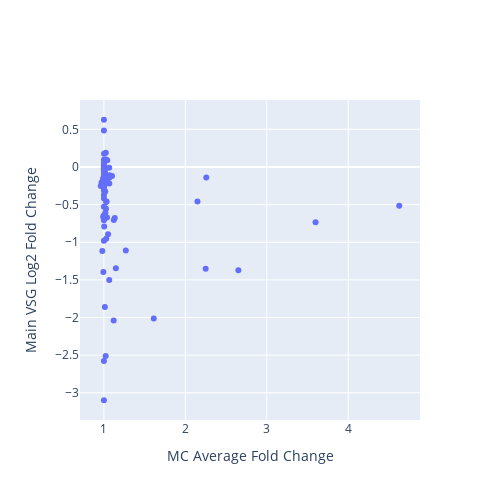

Write notebook code for a chart like this one.
### Code cell
from plotly.subplots import make_subplots
import plotly.graph_objects as go
import plotly.io as pio

fig = make_subplots(
    rows=1,
    cols=1,
    #subplot_titles=["MC vs Main VSG"],
)

scatter = go.Scatter(
    x=merge['MC'],
    y=merge['main_vsg'],
    mode='markers',
    text=list(merge.index.values),
    hoverinfo='text',
    name='scatter',
    showlegend=False,
    # hovertemplate='%{text}'
)
fig.add_trace(scatter, row=1, col=1)

fig.update_layout(
    width=500,
    height=500,
    showlegend=False,
    hovermode='closest',
    xaxis_title="MC Average Fold Change",
    yaxis_title="Main VSG Log2 Fold Change",
)

# Save as an exportable HTML file
pio.write_html(
    fig,
    file="vsgs_web_server/scatter_plots/MC_vs_main_vsg.html",   # change path/name if you like
    include_plotlyjs="cdn",
    full_html=True,
    auto_open=False,
)
fig

### Figure 1 — Plotly figure (JSON) as saved in the notebook; plotly's stock layout.template omitted (floating-point values rounded to 4 significant figures)
{"data": [{"hoverinfo": "text", "mode": "markers", "name": "scatter", "showlegend": false, "text": ["BDF2_1_KO48", "BDF3_1_KO24", "BET151_1_Drug12h", "BET151_1_Drug24h", "BET151_1_Drug3h", "BET151_1_Drug48h", "BET151_1_Drug6h", "BET151_1_Drug72h", "CAF1b_1_RNAi24", "CFB2_1_RNAi9", "DFO_1_DFO", "DFO_1_DFOFe", "DFO_1_Fe", "DRBD18_1_RNAi12", "H1_1_RNAi96", "H3H4_1_KOH3", "H3H4_1_KOH3J", "H3H4_1_KOH4", "H3H4_1_KOH4J", "H3H4_1_KOJ2", "H3H4_2_KO48", "H3H4_3_KO48", "H3_1_KOH3", "H3_1_KOH3J", "H3_1_KOJ", "IPMK_1_RNAi36", "IPMK_2_RNAi36", "MCMBP_1_KO24", "MCMBP_1_KO48", "PIP5Pase_1_KO", "PIP5Pase_2_D360A_N362A", "PNUTS_1_RNAi48", "RBP10_1_RNAi24", "RBP10_2_RNAi24", "RBP10_3_RNAi24", "RBP33_1_RNAi48", "RBP42_1_KO24", "RBP42_1_KO48", "RBP42_1_KO72", "RNaseH1_1_KO", "RNaseH2A_1_RNAi24", "RNaseH2A_2_RNAi36", "SET27_1_KO", "SET27_1_sKO", "SNF2PH_1_RNAi48", "TFR_1_RNAi24", "TbATR_1_RNAi24", "TbATR_2_RNAi36", "TbESB1_1_RNAi24", "TbESB1_2_KO48", "TbESB1_3_OE24", "TbHAT_1_RNAi48HAT1", "TbHAT_1_RNAi48HAT2", "TbPP1one_1_RNAi24", "TbPP1seven_1_RNAi24", "TbRAP1_1_2SD", "TbRAP1_1_5A", "TbRAP1_1_KO", "TbRAP1_2_dMyb", "TbSAP_1_RNAi72", "VEX1_1_Oe72", "VEX1_2_RNAi72", "VEX1_4_RNAi24", "VEX1_5_RNAi48", "VEX1_6_RNAi72", "VEX1and2_1_RNAi24", "VEX1and2_1_RNAi48", "VEX2_1_RNAi24", "VEX2_1_RNAi48", "ZC3H28_1_RNAi10", "ZC3H28_1_RNAi14", "ZC3H28_1_RNAi16", "ZC3H28_1_RNAi24", "ZC3H40_1_RNAi72", "ZC3H5_2_RNAi12", "ZC3H5_3_RNAi12", "ZC3H5_4_RNAi12", "ZC3H5_5_RNAi12"], "type": "scatter", "x": [1.0, 1.026, 1.0, 1.0, 1.0, 1.0, 1.0, 1.0, 1.033, 0.9932, 1.0, 1.0, 1.0, 1.0, 1.0, 1.017, 1.1, 1.0, 1.0, 1.0, 1.147, 1.12, 1.015, 1.041, 1.0, 1.0, 1.0, 1.002, 1.122, 4.627, 2.25, 1.071, 1.0, 1.0, 1.0, 1.269, 1.002, 1.005, 1.066, 1.0, 1.0, 1.065, 1.023, 1.0, 1.0, 1.0, 1.017, 1.133, 1.012, 1.022, 0.9989, 0.9611, 0.9709, 2.257, 0.9907, 2.651, 1.612, 2.149, 3.6, 1.065, 1.037, 1.025, 1.0, 1.0, 1.0, 1.027, 1.051, 1.018, 1.038, 0.9889, 1.028, 1.003, 0.9806, 1.001, 1.066, 1.0, 1.0, 1.0], "xaxis": "x", "y": [-0.3716, -0.5553, -0.02755, -0.7094, 0.4828, -2.576, 0.09418, -3.099, -0.4579, -1.394, 0.03405, -0.04079, 0.05408, -0.3174, -0.5289, -0.327, -0.1196, -0.6821, -0.6398, -0.9816, -1.346, -2.039, -0.067, 0.09047, 0.008439, -0.2811, -0.1735, -0.1815, -0.7051, -0.5163, -1.351, -0.11, -0.671, -0.688, -0.6605, -1.109, 0.1769, -0.01795, -0.2204, -0.1427, -0.4175, -1.501, 0.1891, -0.1021, -0.01494, -0.06309, -0.2232, -0.6769, -1.861, -2.511, -0.2487, -0.2521, -0.2073, -0.1403, -0.6599, -1.372, -2.013, -0.4586, -0.7359, -0.009743, -0.2078, 0.09933, -0.02921, -0.1232, -0.01123, -0.464, -0.8925, -0.6084, -0.67, -0.1568, -0.9521, -0.7902, -1.116, -0.2616, -0.1433, -0.0367, 0.6272, -0.1306], "yaxis": "y"}], "layout": {"height": 500, "hovermode": "closest", "showlegend": false, "width": 500, "xaxis": {"anchor": "y", "domain": [0, 1], "title": {"text": "MC Average Fold Change"}}, "yaxis": {"anchor": "x", "domain": [0, 1], "title": {"text": "Main VSG Log2 Fold Change"}}}}
